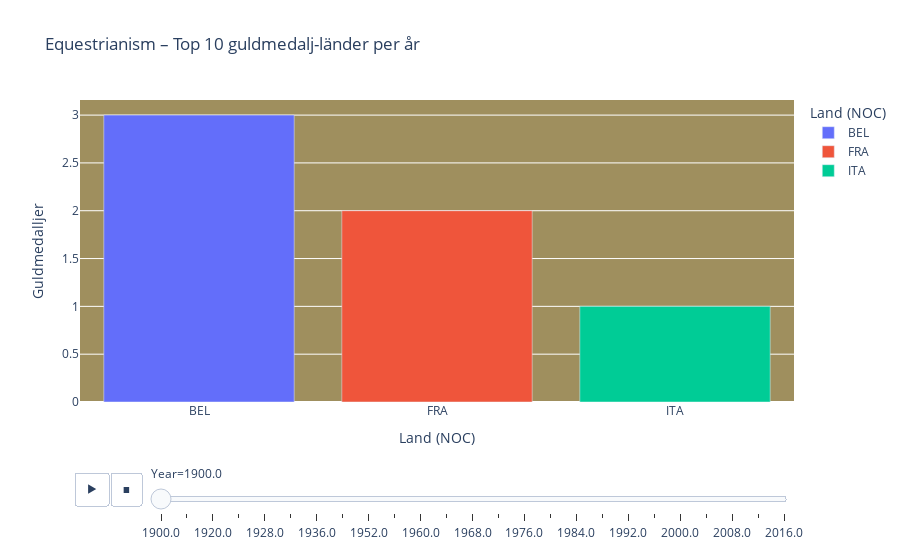

The notebook cell this image was saved under:
### Markdown cell above
## Equestrianism through the years

Focusing only on gold medals does not give a representative picture of the sport. There are too few variables.

### Code cell
gold_year_noc = (sport_equestrianism_gold.groupby(["Year", "NOC"], as_index=False).size().rename(columns={"size": "Gold"})
)
#.groupby(["Year", "NOC"] -> grupperar guldmedaljer och noc - as_index=False -> behåller i kolumner 

sorted_historical_equestrianism = gold_year_noc.sort_values(["Year", "Gold"], ascending=[True, False])


top10_historical_equestrianism = sorted_historical_equestrianism.groupby("Year").head(20)


top10_historical_equestrianism["Year"].value_counts().sort_index()


country_colors_gold_years = {
    "BEL": "#FAE042",  # Belgium - yellow
    "FRA": "#0055A4",  # France - blue
    "ITA": "#008C45",  # Italy - green
    "SWE": "#0057B8",  # Sweden - blue
    "NED": "#FF7F00",  # Netherlands - orange
    "SUI": "#FF0000",  # Switzerland - red
    "GER": "#000000",  # Germany - black
    "ESP": "#AA151B",  # Spain - red
    "TCH": "#11457E",  # Czechoslovakia - blue
    "USA": "#3C3B6E",  # USA - navy
    "JPN": "#BC002D",  # Japan - red
    "MEX": "#006341",  # Mexico - green
    "GBR": "#C8102E",  # Great Britain - red
    "AUS": "#007A33",  # Australia - green
    "URS": "#D52B1E",  # Soviet Union - red
    "CAN": "#B22234",  # Canada - red
    "FRG": "#6B6B6B",  # West Germany - gray
    "AUT": "#ED2939",  # Austria - red
    "POL": "#D22630",  # Poland - red
    "NZL": "#00247D",  # New Zealand - blue
    "BRA": "#009C3B",  # Brazil - green
}

fig = px.bar(
    top10_historical_equestrianism,
    x="NOC",
    y="Gold",
    color="NOC",  # eller "NOC" om du hellre vill det
    animation_frame="Year",   # gör så du kan "bläddra" år för år
    title="Equestrianism – Top 10 guldmedalj-länder per år",
    labels={"Gold": "Guldmedalljer", "NOC": "Land (NOC)"}
)
fig.update_layout(
    plot_bgcolor="#9F8F5E",     # backgruond
    paper_bgcolor="white"         #Frame
)
fig.show()
top10_historical_equestrianism["NOC"].unique().tolist()

### Figure 1 — Plotly figure (JSON) as saved in the notebook; plotly's stock layout.template omitted (floating-point values rounded to 4 significant figures)
{"data": [{"hovertemplate": "Land (NOC)=%{x}<br>Year=1900.0<br>Guldmedalljer=%{y}<extra></extra>", "legendgroup": "BEL", "marker": {"color": "#636efa", "pattern": {"shape": ""}}, "name": "BEL", "orientation": "v", "showlegend": true, "textposition": "auto", "type": "bar", "x": ["BEL"], "xaxis": "x", "y": [3], "yaxis": "y"}, {"hovertemplate": "Land (NOC)=%{x}<br>Year=1900.0<br>Guldmedalljer=%{y}<extra></extra>", "legendgroup": "FRA", "marker": {"color": "#EF553B", "pattern": {"shape": ""}}, "name": "FRA", "orientation": "v", "showlegend": true, "textposition": "auto", "type": "bar", "x": ["FRA"], "xaxis": "x", "y": [2], "yaxis": "y"}, {"hovertemplate": "Land (NOC)=%{x}<br>Year=1900.0<br>Guldmedalljer=%{y}<extra></extra>", "legendgroup": "ITA", "marker": {"color": "#00cc96", "pattern": {"shape": ""}}, "name": "ITA", "orientation": "v", "showlegend": true, "textposition": "auto", "type": "bar", "x": ["ITA"], "xaxis": "x", "y": [1], "yaxis": "y"}], "layout": {"barmode": "relative", "legend": {"title": {"text": "Land (NOC)"}, "tracegroupgap": 0}, "paper_bgcolor": "white", "plot_bgcolor": "#9F8F5E", "sliders": [{"active": 0, "currentvalue": {"prefix": "Year="}, "len": 0.9, "pad": {"b": 10, "t": 60}, "steps": [{"args": [["1900.0"], {"frame": {"duration": 0, "redraw": true}, "fromcurrent": true, "mode": "immediate", "transition": {"duration": 0, "easing": "linear"}}], "label": "1900.0", "method": "animate"}, {"args": [["1912.0"], {"frame": {"duration": 0, "redraw": true}, "fromcurrent": true, "mode": "immediate", "transition": {"duration": 0, "easing": "linear"}}], "label": "1912.0", "method": "animate"}, {"args": [["1920.0"], {"frame": {"duration": 0, "redraw": true}, "fromcurrent": true, "mode": "immediate", "transition": {"duration": 0, "easing": "linear"}}], "label": "1920.0", "method": "animate"}, {"args": [["1924.0"], {"frame": {"duration": 0, "redraw": true}, "fromcurrent": true, "mode": "immediate", "transition": {"duration": 0, "easing": "linear"}}], "label": "1924.0", "method": "animate"}, {"args": [["1928.0"], {"frame": {"duration": 0, "redraw": true}, "fromcurrent": true, "mode": "immediate", "transition": {"duration": 0, "easing": "linear"}}], "label": "1928.0", "method": "animate"}, {"args": [["1932.0"], {"frame": {"duration": 0, "redraw": true}, "fromcurrent": true, "mode": "immediate", "transition": {"duration": 0, "easing": "linear"}}], "label": "1932.0", "method": "animate"}, {"args": [["1936.0"], {"frame": {"duration": 0, "redraw": true}, "fromcurrent": true, "mode": "immediate", "transition": {"duration": 0, "easing": "linear"}}], "label": "1936.0", "method": "animate"}, {"args": [["1948.0"], {"frame": {"duration": 0, "redraw": true}, "fromcurrent": true, "mode": "immediate", "transition": {"duration": 0, "easing": "linear"}}], "label": "1948.0", "method": "animate"}, {"args": [["1952.0"], {"frame": {"duration": 0, "redraw": true}, "fromcurrent": true, "mode": "immediate", "transition": {"duration": 0, "easing": "linear"}}], "label": "1952.0", "method": "animate"}, {"args": [["1956.0"], {"frame": {"duration": 0, "redraw": true}, "fromcurrent": true, "mode": "immediate", "transition": {"duration": 0, "easing": "linear"}}], "label": "1956.0", "method": "animate"}, {"args": [["1960.0"], {"frame": {"duration": 0, "redraw": true}, "fromcurrent": true, "mode": "immediate", "transition": {"duration": 0, "easing": "linear"}}], "label": "1960.0", "method": "animate"}, {"args": [["1964.0"], {"frame": {"duration": 0, "redraw": true}, "fromcurrent": true, "mode": "immediate", "transition": {"duration": 0, "easing": "linear"}}], "label": "1964.0", "method": "animate"}, {"args": [["1968.0"], {"frame": {"duration": 0, "redraw": true}, "fromcurrent": true, "mode": "immediate", "transition": {"duration": 0, "easing": "linear"}}], "label": "1968.0", "method": "animate"}, {"args": [["1972.0"], {"frame": {"duration": 0, "redraw": true}, "fromcurrent": true, "mode": "immediate", "transition": {"duration": 0, "easing": "linear"}}], "label": "1972.0", "method": "animate"}, {"args": [["1976.0"], {"frame": {"duration": 0, "redraw": true}, "fromcurrent": true, "mode": "immediate", "transition": {"duration": 0, "easing": "linear"}}], "label": "1976.0", "method": "animate"}, {"args": [["1980.0"], {"frame": {"duration": 0, "redraw": true}, "fromcurrent": true, "mode": "immediate", "transition": {"duration": 0, "easing": "linear"}}], "label": "1980.0", "method": "animate"}, {"args": [["1984.0"], {"frame": {"duration": 0, "redraw": true}, "fromcurrent": true, "mode": "immediate", "transition": {"duration": 0, "easing": "linear"}}], "label": "1984.0", "method": "animate"}, {"args": [["1988.0"], {"frame": {"duration": 0, "redraw": true}, "fromcurrent": true, "mode": "immediate", "transition": {"duration": 0, "easing": "linear"}}], "label": "1988.0", "method": "animate"}, {"args": [["1992.0"], {"frame": {"duration": 0, "redraw": true}, "fromcurrent": true, "mode": "immediate", "transition": {"duration": 0, "easing": "linear"}}], "label": "1992.0", "method": "animate"}, {"args": [["1996.0"], {"frame": {"duration": 0, "redraw": true}, "fromcurrent": true, "mode": "immediate", "transition": {"duration": 0, "easing": "linear"}}], "label": "1996.0", "method": "animate"}, {"args": [["2000.0"], {"frame": {"duration": 0, "redraw": true}, "fromcurrent": true, "mode": "immediate", "transition": {"duration": 0, "easing": "linear"}}], "label": "2000.0", "method": "animate"}, {"args": [["2004.0"], {"frame": {"duration": 0, "redraw": true}, "fromcurrent": true, "mode": "immediate", "transition": {"duration": 0, "easing": "linear"}}], "label": "2004.0", "method": "animate"}, {"args": [["2008.0"], {"frame": {"duration": 0, "redraw": true}, "fromcurrent": true, "mode": "immediate", "transition": {"duration": 0, "easing": "linear"}}], "label": "2008.0", "method": "animate"}, {"args": [["2012.0"], {"frame": {"duration": 0, "redraw": true}, "fromcurrent": true, "mode": "immediate", "transition": {"duration": 0, "easing": "linear"}}], "label": "2012.0", "method": "animate"}, {"args": [["2016.0"], {"frame": {"duration": 0, "redraw": true}, "fromcurrent": true, "mode": "immediate", "transition": {"duration": 0, "easing": "linear"}}], "label": "2016.0", "method": "animate"}], "x": 0.1, "xanchor": "left", "y": 0, "yanchor": "top"}], "title": {"text": "Equestrianism – Top 10 guldmedalj-länder per år"}, "updatemenus": [{"buttons": [{"args": [null, {"frame": {"duration": 500, "redraw": true}, "fromcurrent": true, "mode": "immediate", "transition": {"duration": 500, "easing": "linear"}}], "label": "&#9654;", "method": "animate"}, {"args": [[null], {"frame": {"duration": 0, "redraw": true}, "fromcurrent": true, "mode": "immediate", "transition": {"duration": 0, "easing": "linear"}}], "label": "&#9724;", "method": "animate"}], "direction": "left", "pad": {"r": 10, "t": 70}, "showactive": false, "type": "buttons", "x": 0.1, "xanchor": "right", "y": 0, "yanchor": "top"}], "xaxis": {"anchor": "y", "categoryarray": ["BEL", "FRA", "ITA", "SWE", "NED", "SUI", "GER", "ESP", "TCH", "USA", "JPN", "MEX", "GBR", "AUS", "URS", "CAN", "FRG", "AUT", "POL", "NZL", "BRA"], "categoryorder": "array", "domain": [0, 1], "title": {"text": "Land (NOC)"}}, "yaxis": {"anchor": "x", "domain": [0, 1], "title": {"text": "Guldmedalljer"}}}}
